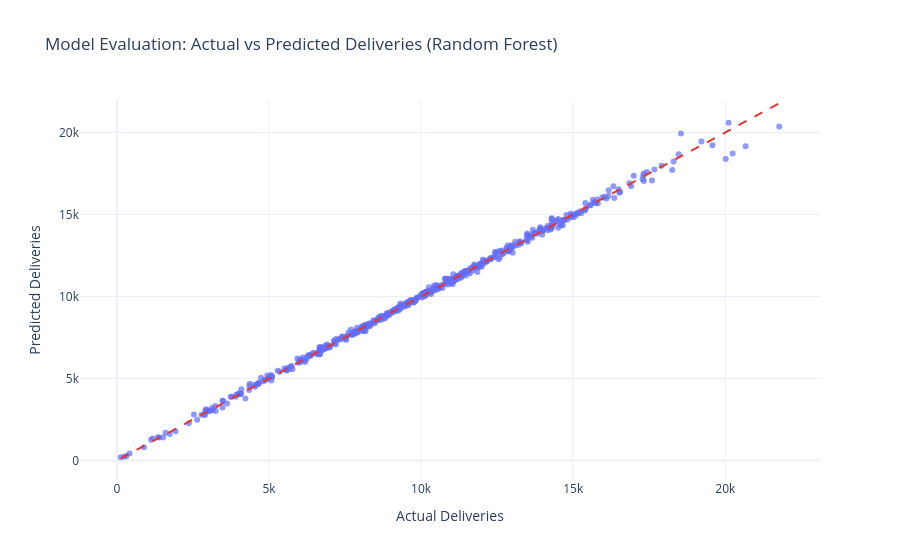

Source (notebook cell):
### Markdown cell above
#### Actual vs Predicted values

### Code cell
import plotly.express as px

results_df = pd.DataFrame({
    'Actual Deliveries': y_test,
    'Predicted Deliveries': y_pred_tuned 
})


fig_pred = px.scatter(
    results_df, x='Actual Deliveries', y='Predicted Deliveries', 
    template='plotly_white', opacity=0.7,
    title=f"Model Evaluation: Actual vs Predicted Deliveries ({best_model_name})"
)


fig_pred.add_shape(
    type="line", line=dict(dash="dash", color="#e23636"),
    x0=results_df['Actual Deliveries'].min(), y0=results_df['Actual Deliveries'].min(),
    x1=results_df['Actual Deliveries'].max(), y1=results_df['Actual Deliveries'].max()
)

fig_pred.show()

### Figure 1 — Plotly figure (JSON) as saved in the notebook; plotly's stock layout.template omitted (floating-point values rounded to 4 significant figures; data arrays with more than 128 entries replaced by an {"elided": "..."} marker saying what was removed)
{"data": [{"hovertemplate": "Actual Deliveries=%{x}<br>Predicted Deliveries=%{y}<extra></extra>", "legendgroup": "", "marker": {"color": "#636efa", "opacity": 0.7, "symbol": "circle"}, "mode": "markers", "name": "", "orientation": "v", "showlegend": false, "type": "scatter", "x": {"elided": "528 int values"}, "xaxis": "x", "y": {"elided": "528 float values"}, "yaxis": "y"}], "layout": {"legend": {"tracegroupgap": 0}, "shapes": [{"line": {"color": "#e23636", "dash": "dash"}, "type": "line", "x0": 128, "x1": 21772, "y0": 128, "y1": 21772}], "title": {"text": "Model Evaluation: Actual vs Predicted Deliveries (Random Forest)"}, "xaxis": {"anchor": "y", "domain": [0, 1], "title": {"text": "Actual Deliveries"}}, "yaxis": {"anchor": "x", "domain": [0, 1], "title": {"text": "Predicted Deliveries"}}}}
